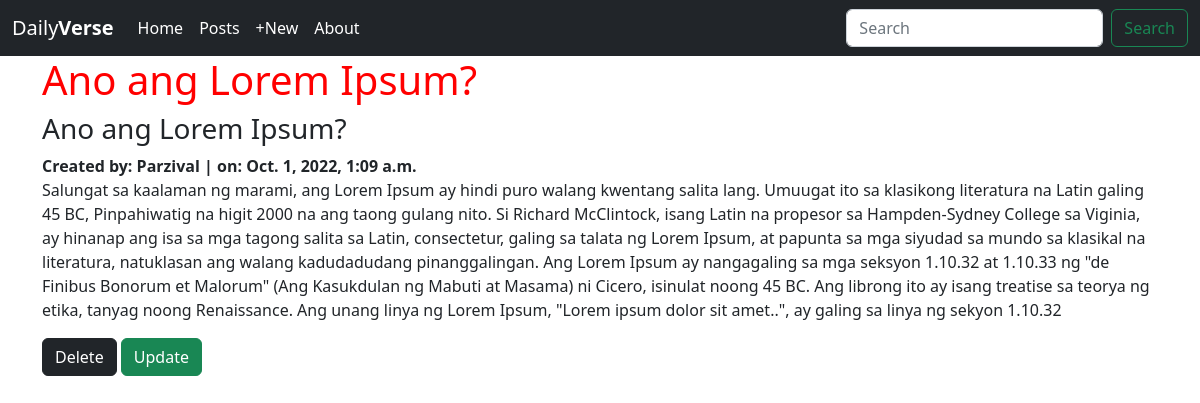
The app's page /posts/12 with its own data.
### posts/models.py (models this page shows, shortened)
class Post(models.Model):
    title = models.CharField(max_length=256)
    subtitle = models.CharField(max_length=256)
    author = models.ForeignKey(
        get_user_model(),
        on_delete=models.CASCADE
    )
    body = models.TextField()
    created_on = models.DateTimeField(auto_now_add=True)

### posts/views.py (the view)
# urls.py: path('<int:pk>', PostDetailView.as_view(), name='detail'),
class PostDetailView(DetailView):
    template_name = "posts/detail.html"
    model = Post

### templates/posts/detail.html (shortened to what this page needs)
{% extends 'base.html' %}
{% block content %}
    <h1 id="title">{{ post.title }}</h1>
    <h3 id="subtitle">{{ post.subtitle }}</h3>
    <strong id="author">Created by: {{ post.author }} | on: {{ post.created_on }}</strong>
    <p id="body">{{ post.body }}</p>
    <a href="{% url 'confirm_delete' post.id %}" class="card-link btn btn-dark btn-md">Delete</a>
    <a href="{% url 'update' post.id %}" class="card-link btn btn-success btn-md">Update</a>
{% endblock content %}

### static/css/base.css (style rules this page uses)
h1 { color: red; }

### records on screen
Post: title "Ano ang Lorem Ipsum?", subtitle "Ano ang Lorem Ipsum?", author "Parzival", created_on "Oct. 1, 2022, 1:09 a.m.", body "Salungat sa kaalaman ng marami, ang Lorem Ipsum ay hindi puro walang kwentang salita lang. Umuugat ito sa klasikong literatura na Latin galing 45 BC, Pinpahiwatig na higit 2000 na ang taong gulang nito. Si Richard McClintock, isang Latin na propesor sa Hampden-Sydney College sa Viginia, ay hinanap ang isa sa mga tagong salita sa Latin, consectetur, galing sa talata ng Lorem Ipsum, at papunta sa mga siyudad sa mundo sa klasikal na literatura, natuklasan ang walang kadudadudang pinanggalingan. Ang Lorem Ipsum ay nangagaling sa mga seksyon 1.10.32 at 1.10.33 ng \"de Finibus Bonorum et Malorum\" (Ang Kasukdulan ng Mabuti at Masama) ni Cicero, isinulat noong 45 BC. Ang librong ito ay isang…"
